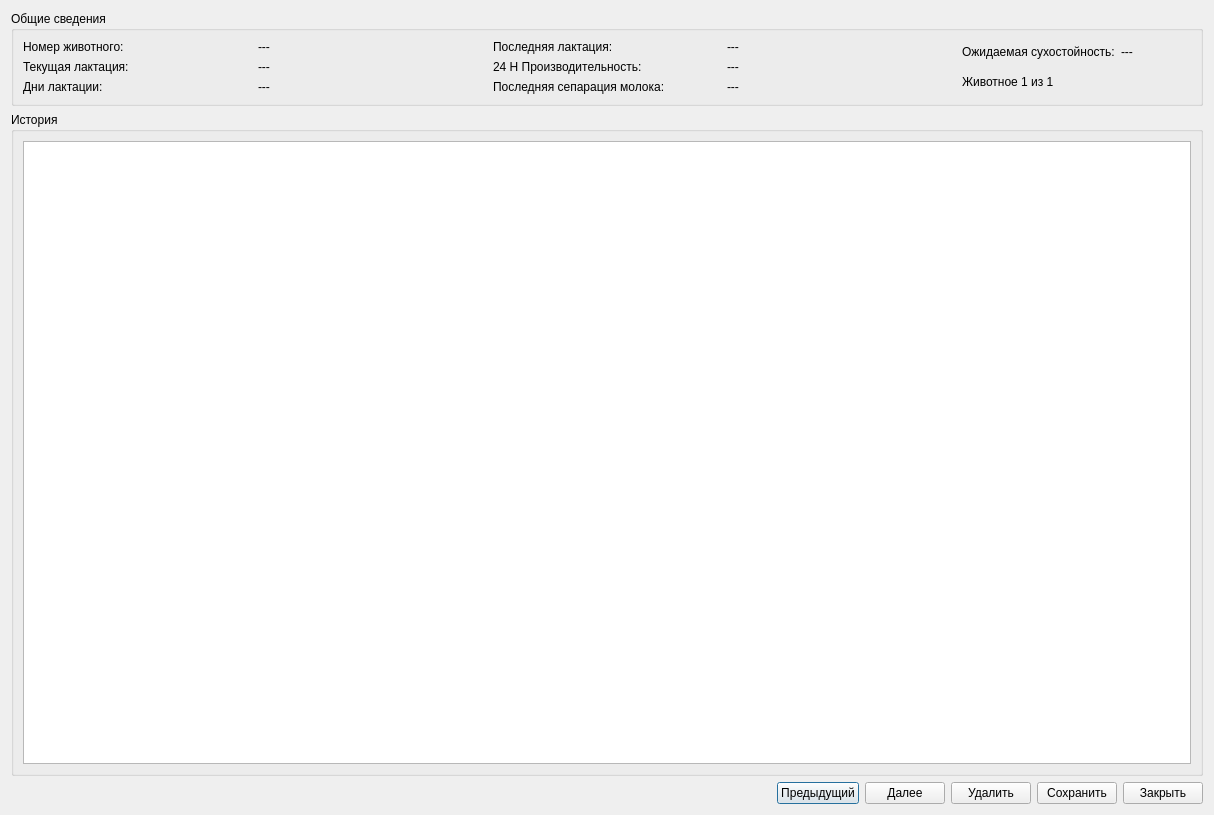
<?xml version="1.0" encoding="UTF-8"?>
<ui version="4.0">
 <class>form_dataentry_routing_6_6_1_add_Dialog</class>
 <widget class="QDialog" name="form_dataentry_routing_6_6_1_add_Dialog">
  <property name="geometry">
   <rect>
    <x>0</x>
    <y>0</y>
    <width>1214</width>
    <height>815</height>
   </rect>
  </property>
  <property name="windowTitle">
   <string>Dialog</string>
  </property>
  <layout class="QVBoxLayout" name="verticalLayout_2">
   <item>
    <widget class="QGroupBox" name="groupBox_3">
     <property name="title">
      <string>Общие сведения</string>
     </property>
     <layout class="QHBoxLayout" name="horizontalLayout_3">
      <item>
       <layout class="QVBoxLayout" name="verticalLayout_3">
        <item>
         <widget class="QLabel" name="label_2">
          <property name="text">
           <string>Номер животного:</string>
          </property>
         </widget>
        </item>
        <item>
         <widget class="QLabel" name="label_3">
          <property name="text">
           <string>Текущая лактация:</string>
          </property>
         </widget>
        </item>
        <item>
         <widget class="QLabel" name="label_4">
          <property name="text">
           <string>Дни лактации:</string>
          </property>
         </widget>
        </item>
       </layout>
      </item>
      <item>
       <layout class="QVBoxLayout" name="verticalLayout_4">
        <item>
         <widget class="QLabel" name="label_number">
          <property name="text">
           <string>---</string>
          </property>
         </widget>
        </item>
        <item>
         <widget class="QLabel" name="label_current_lactation">
          <property name="text">
           <string>---</string>
          </property>
         </widget>
        </item>
        <item>
         <widget class="QLabel" name="label_days_lactation">
          <property name="text">
           <string>---</string>
          </property>
         </widget>
        </item>
       </layout>
      </item>
      <item>
       <layout class="QVBoxLayout" name="verticalLayout_5">
        <item>
         <widget class="QLabel" name="label_5">
          <property name="text">
           <string>Последняя лактация:</string>
          </property>
         </widget>
        </item>
        <item>
         <widget class="QLabel" name="label_6">
          <property name="text">
           <string>24 H Производительность:</string>
          </property>
         </widget>
        </item>
        <item>
         <widget class="QLabel" name="label_7">
          <property name="text">
           <string>Последняя сепарация молока:</string>
          </property>
         </widget>
        </item>
       </layout>
      </item>
      <item>
       <layout class="QVBoxLayout" name="verticalLayout_6">
        <item>
         <widget class="QLabel" name="label_last_lactation">
          <property name="text">
           <string>---</string>
          </property>
         </widget>
        </item>
        <item>
         <widget class="QLabel" name="label_24_H_product">
          <property name="text">
           <string>---</string>
          </property>
         </widget>
        </item>
        <item>
         <widget class="QLabel" name="label_last_milk_separation">
          <property name="text">
           <string>---</string>
          </property>
         </widget>
        </item>
       </layout>
      </item>
      <item>
       <layout class="QVBoxLayout" name="verticalLayout_7">
        <item>
         <layout class="QHBoxLayout" name="horizontalLayout_2">
          <item>
           <widget class="QLabel" name="label_8">
            <property name="text">
             <string>Ожидаемая сухостойность:</string>
            </property>
           </widget>
          </item>
          <item>
           <widget class="QLabel" name="label_expected_dry">
            <property name="text">
             <string>---</string>
            </property>
           </widget>
          </item>
         </layout>
        </item>
        <item>
         <widget class="QLabel" name="label_9">
          <property name="text">
           <string>Животное 1 из 1</string>
          </property>
         </widget>
        </item>
       </layout>
      </item>
     </layout>
    </widget>
   </item>
   <item>
    <widget class="QGroupBox" name="groupBox">
     <property name="title">
      <string>История</string>
     </property>
     <layout class="QVBoxLayout" name="verticalLayout">
      <item>
       <widget class="QTableWidget" name="tableWidget"/>
      </item>
     </layout>
    </widget>
   </item>
   <item>
    <layout class="QHBoxLayout" name="horizontalLayout_7">
     <item>
      <spacer name="horizontalSpacer">
       <property name="orientation">
        <enum>Qt::Horizontal</enum>
       </property>
       <property name="sizeHint" stdset="0">
        <size>
         <width>40</width>
         <height>20</height>
        </size>
       </property>
      </spacer>
     </item>
     <item>
      <widget class="QPushButton" name="pushButton">
       <property name="text">
        <string>Предыдущий</string>
       </property>
      </widget>
     </item>
     <item>
      <widget class="QPushButton" name="pushButton_2">
       <property name="text">
        <string>Далее</string>
       </property>
      </widget>
     </item>
     <item>
      <widget class="QPushButton" name="pushButton_5">
       <property name="text">
        <string>Удалить</string>
       </property>
      </widget>
     </item>
     <item>
      <widget class="QPushButton" name="pushButton_3">
       <property name="text">
        <string>Сохранить</string>
       </property>
      </widget>
     </item>
     <item>
      <widget class="QPushButton" name="pushButton_4">
       <property name="text">
        <string>Закрыть</string>
       </property>
      </widget>
     </item>
    </layout>
   </item>
  </layout>
 </widget>
 <resources/>
 <connections/>
</ui>
